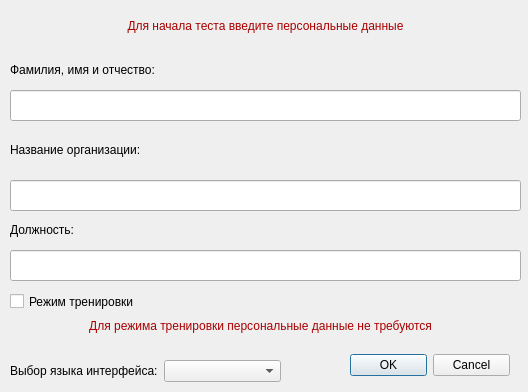
<?xml version="1.0" encoding="UTF-8"?>
<ui version="4.0">
 <class>PersonalDataDialog</class>
 <widget class="QDialog" name="PersonalDataDialog">
  <property name="geometry">
   <rect>
    <x>0</x>
    <y>0</y>
    <width>528</width>
    <height>392</height>
   </rect>
  </property>
  <property name="sizePolicy">
   <sizepolicy hsizetype="Preferred" vsizetype="Preferred">
    <horstretch>0</horstretch>
    <verstretch>0</verstretch>
   </sizepolicy>
  </property>
  <property name="windowTitle">
   <string>Dialog</string>
  </property>
  <widget class="QDialogButtonBox" name="buttonBox">
   <property name="geometry">
    <rect>
     <x>350</x>
     <y>350</y>
     <width>160</width>
     <height>31</height>
    </rect>
   </property>
   <property name="orientation">
    <enum>Qt::Horizontal</enum>
   </property>
   <property name="standardButtons">
    <set>QDialogButtonBox::Cancel|QDialogButtonBox::Ok</set>
   </property>
  </widget>
  <widget class="QLineEdit" name="nameEdit">
   <property name="geometry">
    <rect>
     <x>10</x>
     <y>90</y>
     <width>511</width>
     <height>31</height>
    </rect>
   </property>
   <property name="styleSheet">
    <string notr="true">font: 12pt &quot;MS Shell Dlg 2&quot;;</string>
   </property>
  </widget>
  <widget class="QLineEdit" name="companyEdit">
   <property name="geometry">
    <rect>
     <x>10</x>
     <y>180</y>
     <width>511</width>
     <height>31</height>
    </rect>
   </property>
  </widget>
  <widget class="QLineEdit" name="positionEdit">
   <property name="geometry">
    <rect>
     <x>10</x>
     <y>250</y>
     <width>511</width>
     <height>31</height>
    </rect>
   </property>
  </widget>
  <widget class="QLabel" name="label">
   <property name="geometry">
    <rect>
     <x>10</x>
     <y>60</y>
     <width>281</width>
     <height>19</height>
    </rect>
   </property>
   <property name="styleSheet">
    <string notr="true">font: 75 14pt &quot;MS Shell Dlg 2&quot;;</string>
   </property>
   <property name="text">
    <string>Фамилия, имя и отчество:</string>
   </property>
  </widget>
  <widget class="QLabel" name="label_2">
   <property name="geometry">
    <rect>
     <x>10</x>
     <y>140</y>
     <width>281</width>
     <height>19</height>
    </rect>
   </property>
   <property name="styleSheet">
    <string notr="true">font: 75 14pt &quot;MS Shell Dlg 2&quot;;</string>
   </property>
   <property name="text">
    <string>Название организации:</string>
   </property>
  </widget>
  <widget class="QLabel" name="label_3">
   <property name="geometry">
    <rect>
     <x>10</x>
     <y>220</y>
     <width>281</width>
     <height>19</height>
    </rect>
   </property>
   <property name="styleSheet">
    <string notr="true">font: 75 14pt &quot;MS Shell Dlg 2&quot;;</string>
   </property>
   <property name="text">
    <string>Должность:</string>
   </property>
  </widget>
  <widget class="QLabel" name="label_4">
   <property name="geometry">
    <rect>
     <x>10</x>
     <y>10</y>
     <width>511</width>
     <height>31</height>
    </rect>
   </property>
   <property name="styleSheet">
    <string notr="true">font: 14pt &quot;MS Shell Dlg 2&quot;;
color: rgb(170, 0, 0);</string>
   </property>
   <property name="text">
    <string>Для начала теста введите персональные данные</string>
   </property>
   <property name="alignment">
    <set>Qt::AlignCenter</set>
   </property>
  </widget>
  <widget class="QCheckBox" name="checkBox">
   <property name="geometry">
    <rect>
     <x>10</x>
     <y>290</y>
     <width>511</width>
     <height>23</height>
    </rect>
   </property>
   <property name="text">
    <string>Режим тренировки</string>
   </property>
  </widget>
  <widget class="QLabel" name="label_5">
   <property name="geometry">
    <rect>
     <x>0</x>
     <y>310</y>
     <width>521</width>
     <height>31</height>
    </rect>
   </property>
   <property name="styleSheet">
    <string notr="true">font: 10pt &quot;MS Shell Dlg 2&quot;;
color: rgb(170, 0, 0);</string>
   </property>
   <property name="text">
    <string>Для режима тренировки персональные данные не требуются</string>
   </property>
   <property name="alignment">
    <set>Qt::AlignCenter</set>
   </property>
  </widget>
  <widget class="QWidget" name="">
   <property name="geometry">
    <rect>
     <x>10</x>
     <y>360</y>
     <width>271</width>
     <height>22</height>
    </rect>
   </property>
   <layout class="QHBoxLayout" name="horizontalLayout">
    <item>
     <widget class="QLabel" name="label_6">
      <property name="text">
       <string>Выбор языка интерфейса:</string>
      </property>
     </widget>
    </item>
    <item>
     <widget class="QComboBox" name="comboBox"/>
    </item>
   </layout>
  </widget>
 </widget>
 <resources/>
 <connections>
  <connection>
   <sender>buttonBox</sender>
   <signal>accepted()</signal>
   <receiver>PersonalDataDialog</receiver>
   <slot>accept()</slot>
   <hints>
    <hint type="sourcelabel">
     <x>248</x>
     <y>254</y>
    </hint>
    <hint type="destinationlabel">
     <x>157</x>
     <y>274</y>
    </hint>
   </hints>
  </connection>
  <connection>
   <sender>buttonBox</sender>
   <signal>rejected()</signal>
   <receiver>PersonalDataDialog</receiver>
   <slot>reject()</slot>
   <hints>
    <hint type="sourcelabel">
     <x>316</x>
     <y>260</y>
    </hint>
    <hint type="destinationlabel">
     <x>286</x>
     <y>274</y>
    </hint>
   </hints>
  </connection>
 </connections>
</ui>
